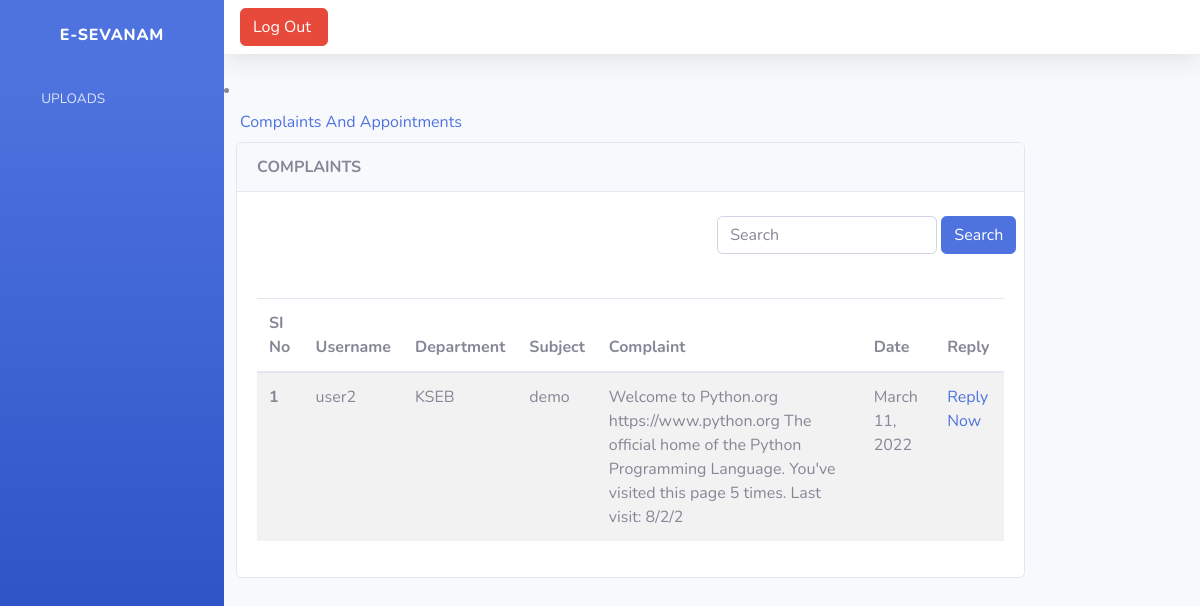
/cmp_gov (signed in), run on an earlier commit of the app's database.
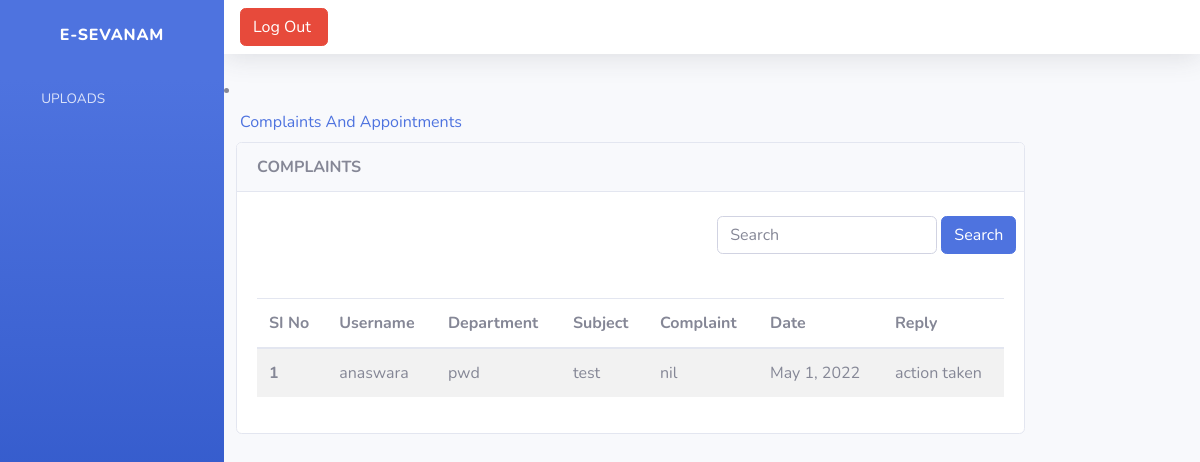
And on a later commit of the database.
### manageapp1/models.py (models this page shows)
class Complaints(models.Model):
    user = models.ForeignKey(Login, on_delete=models.DO_NOTHING)
    department = models.ForeignKey(Department, on_delete=models.DO_NOTHING)
    subject = models.CharField(max_length=200)
    complaint = models.TextField()
    date = models.DateField(auto_now=True)
    reply = models.TextField(null=True, blank=True)

class Login(AbstractUser):
    is_govt = models.BooleanField(default=False)
    is_user = models.BooleanField(default=False)

class Department(models.Model):
    name= models.CharField(max_length=200)
    place= models.CharField(max_length=200)
    contact_number= models.CharField(max_length=100)
    email= models.EmailField()
    def __str__(self):
        return self.name

### manageapp1/govt_views.py (the view)
# urls.py: path('cmp_gov', govt_views.cmp_gov, name = 'cmp_gov'),
@login_required(login_url='login_view')
def cmp_gov(request):
    n = Complaints.objects.all()
    complaintsFilter = ComplaintsFilter(request.GET, queryset=n)
    n=complaintsFilter.qs
    context = {
        'complaints': n,
        'complaintsFilter': complaintsFilter,
    }
    return render(request, 'govt_cmp_view1.html', context)

### templates/govt_cmp_view1.html (shortened to what this page needs)
<!DOCTYPE html>
{% extends 'govbase.html' %}
{% block content %}
<div class="col-lg-10">
    <div class="card">
        <div class="card-header">
            <strong class="card-title">COMPLAINTS</strong>
        </div>
        <br>
        <div class="row">
            <div class="col-lg-6 "></div>
            <div class="col-lg-6">
                <form method="get" class="form-inline " style="float:right;">
                    <div class="md-form my-0">
                        {{complaintsFilter.form}}
                        <button class="btn btn-primary mr-2" type="submit">Search</button>
                    </div>
                </form>
            </div>
        </div>
        <br>
          <div class="card-body">
            <table class="table table-striped">
                <thead>
                <tr>
                    <th scope="col">SI No</th>
                    <th scope="col">Username</th>
                    <th scope="col">Department</th>
                    <th scope="col">Subject</th>
                    <th scope="col">Complaint</th>
                    <th scope="col">Date</th>
                    <th scope="col">Reply</th>
                </tr>
                </thead>
                <tbody>
                {% for n in complaints %}
                <tr>
                    <th scope="row">{{forloop.counter}}</th>
                    <td>{{n.user}}</td>
                    <td>{{n.department}}</td>
                    <td>{{n.subject}}</td>
                    <td>{{n.complaint}}</td>
                    <td>{{n.date}}</td>
                    <td>
                        {% if n.reply == None %}
                        <a href="{% url 'reply_complaint' n.id %}"">Reply Now</a>
                        {% else %}
                        {{n.reply}}
                        {% endif %}
                    </td>
                 {% empty %}
                <tr>
                    <td colspan="7"><h3>No Results Found</h3></td>
                </tr>
                </tr>
                {% endfor %}
                </tbody>
            </table>
        </div>
    </div>
</div>
{% endblock %}

What changed in the data, as far as the page shows it:
removed Complaints: user "user2", department "KSEB", subject "demo", complaint "Welcome to Python.org https://www.python.org The official home of the Python Programming Language. You've visited this page 5 times. Last visit: 8/2/2", date "March 11, 2022", shows "Reply Now"
added Complaints: user "anaswara", department "pwd", subject "test", complaint "nil", date "May 1, 2022", reply "action taken"
